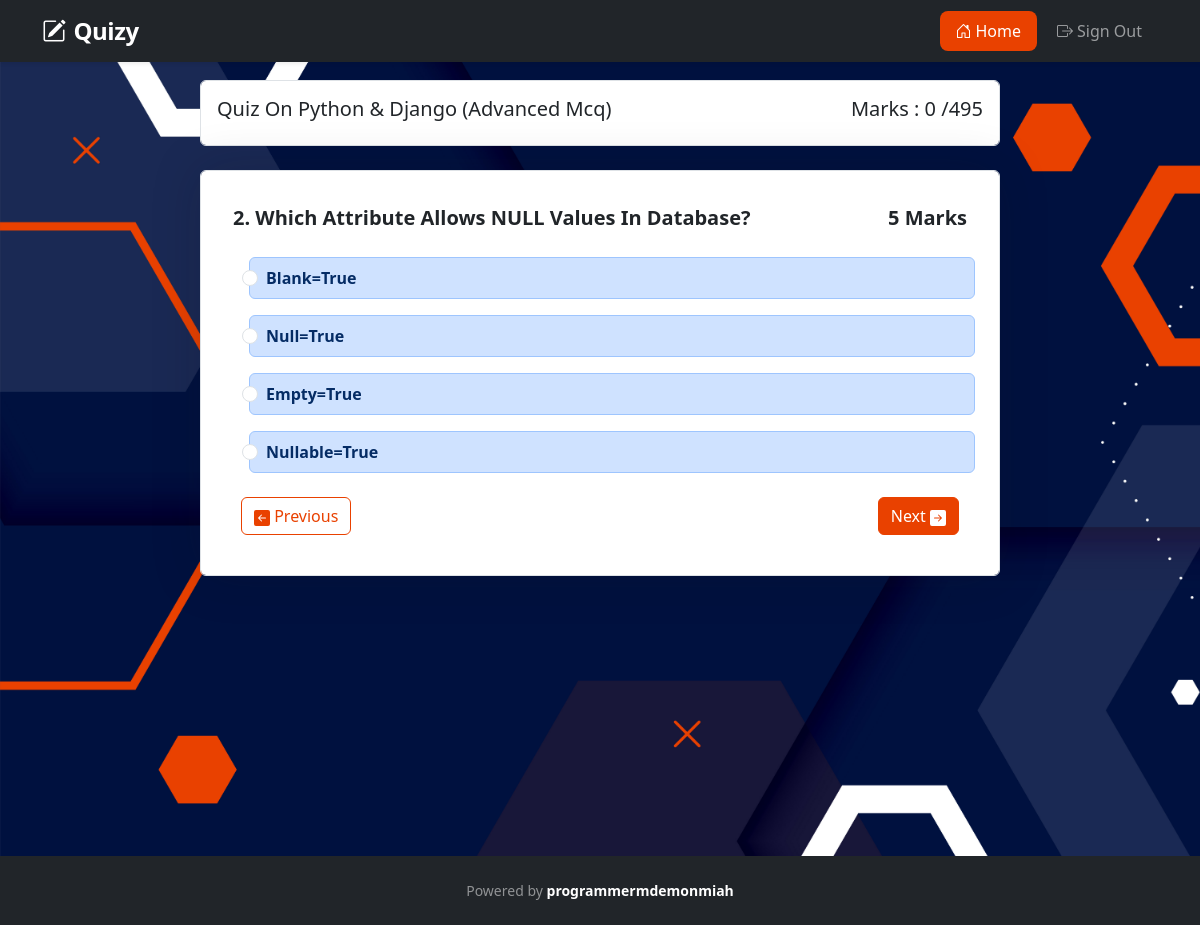
/quiz/python-django-advanced-mcq/?page=2 (signed in), run on the app's committed database.
### home/models.py (models this page shows, shortened)
class BaseModel(models.Model):
    uid = models.UUIDField(primary_key=True,default=uuid4,editable=False)
    created_at = models.DateTimeField(auto_now_add=True)
    updated_at = models.DateTimeField(auto_now=True)
    class Meta:
        abstract = True

class Category(BaseModel):
    name = models.CharField(max_length=100)
    slug = models.SlugField(max_length=120, unique=True, blank=True)
    description  = models.TextField(default='')
    total_marks=models.IntegerField(default=0)
    total_questions=models.IntegerField(default=0)
    image = models.ImageField(upload_to='media/',default=None,null=True,blank=True)
    total_time = models.IntegerField(default=60)
    def save(self, *args, **kwargs):
        if not self.slug:
            self.slug = slugify(self.name)
        super().save(*args, **kwargs)
    def __str__(self) -> str:
        return self.name
    def get_total(self):
        questions= Question.objects.filter(category=self)
        self.total_marks= sum(question.mark for question in questions)
        self.total_questions = len(questions)

class Quiz(BaseModel):
    status_choice = (
        ('no','no'),
        ('yes','yes'),
        ('incomplete','incomplete'),
    )
    user = models.ForeignKey(User,on_delete=models.CASCADE)
    category = models.ForeignKey(Category,on_delete=models.CASCADE,related_name='quiz',default=None)
    given_question = models.ManyToManyField(GivenQuizQuestions,blank=True)
    marks = models.IntegerField(default=0)
    total_marks=models.IntegerField(default=0)
    status = models.CharField(max_length=10,blank=True,default='no',null=True)
    start_time = models.DateTimeField(auto_now_add=True)
    end_time = models.DateTimeField(blank=True,null=True)
    def calculateMarks(self):
        marks = 0
        for i in self.given_question.all():
            if i.answer.is_correct:
                marks += i.question.mark
        self.marks = marks
    def save(self, *args, **kwargs):
        is_new = self.pk is None
        if not is_new and not self.end_time and self.start_time:
            self.end_time = self.start_time + timedelta(minutes=self.category.total_time)
        if not is_new:
            self.calculateMarks()
        super().save(*args, **kwargs)
        if is_new:
            self.refresh_from_db(fields=['start_time'])
            self.end_time = self.start_time + timedelta(minutes=self.category.total_time)
            self.calculateMarks()
            super().save(update_fields=['end_time', 'marks'])

class Question(BaseModel):
    category = models.ForeignKey(Category,on_delete=models.CASCADE,related_name='questions')
    question = models.TextField()
    mark = models.IntegerField(default=5)
    class Meta:
        ordering = ['uid']

class Answer(BaseModel):
    question = models.ForeignKey(Question,on_delete=models.CASCADE,related_name='answers')
    answer= models.TextField()
    is_correct = models.BooleanField(default=False)
    class Meta:
        ordering = ['uid']

### home/views.py (the view)
# urls.py: path('quiz/',quiz,name="quiz"),
@login_required
def quiz(request, category_slug=None):
    try:
        if category_slug:
            category = Category.objects.get(slug=category_slug)
            quiz = Quiz.objects.get(user=request.user, category=category)
            questions = Question.objects.filter(category=category)
        else:
            category_name = request.GET.get('category')
            category = Category.objects.get(slug=category_name) if category_name else None
            quiz = Quiz.objects.get(user=request.user, category=category) if category else None
            questions = Question.objects.filter(category=category) if category else Question.objects.all()
        if quiz:
            quiz.calculateMarks()
            quiz.category.get_total()
            quiz.save()
            quiz.category.save()
        p = Paginator(questions, 1)
        page_no = request.GET.get('page')
        if not page_no:
            page_no = 1
        try:
            page_obj = p.get_page(page_no)
        except:
            page_obj = p.get_page(1)
        context = {'page_obj': page_obj, 'category': category,
                   'quiz': quiz, 'homeactive': True}
        return render(request, 'home/quiz.html', context)
    except Exception as e:
        return HttpResponse("Something Went Wrong --->")

### templates/home/quiz.html (shortened to what this page needs)
{% extends 'layout/base.html' %}
{% load static %}
{% block css %}
<link rel="stylesheet" href="{% static 'css/quiz.css' %}">
{% endblock css %}
{% block body %}
<div class='col-md-8  mx-auto  '>
    <div class="mb-4 fw-semibold text-center  d-flex justify-content-between form-control p-3 text-dark">
        <h5> Quiz On {{category|title}}</h5>
        <h5>Marks : <span id="marks">
                {{quiz.marks}}
            </span>/{{quiz.category.total_marks}}</h5>
    </div>
    {% for question in page_obj.object_list %}
    <form action="" class="mt-4 p-4 text-capitalize form-control box_shadow">
        <div class="fw-bold text-center fs-5 d-flex justify-content-between  p-2">
            <span id="{{question.uid}}" class="questionP">{{page_obj.number}}. {{question.question}}</span>
            <span>{{question.mark}} Marks</span>
        </div>
        <div class="form-check">
            {% for answer in question.answers.all %}
            <ul class="list-group">
                <li class="list-group-item list-group-item-action list-group-item-primary mt-3 answerList">
                    <input class="form-check-input me-1 answerInput" value='{{answer.answer}}' type="radio"
                        id="{{answer.uid}}" name="answerInput">
                    <label class="form-check-label d-block fw-semibold" for="{{answer.uid}}">
                        {{answer.answer}}</label>
                </li>
            </ul>
            {% endfor %}
        </div>
        <div class="mt-2 p-3 d-flex justify-content-between">
            {% if page_obj.has_previous %}
            <a class="btn btn-outline-primary" href="{% url 'quiz_by_slug' category.slug %}?page={{page_obj.previous_page_number}}">
                Previous
            </a>
            {% endif %}
            {% if page_obj.has_next %}
            <a class="btn btn-primary " href="{% url 'quiz_by_slug' category.slug %}?page={{page_obj.next_page_number}}">Next
            </a>
            {% endif %}
        </div>
    </form>
    {% endfor %}
</div>
{% endblock body %}

### static/css/utils.css (style rules this page uses)
.box_shadow { box-shadow: 0px 0px 50px 0px rgba(17, 17, 26, 0.18); }
.btn-primary { background-color: #e94100 !important; border: 1px solid #e94100; transition:all .3s ease-in-out; }
.btn-outline-primary { color: #e94100; border:1px solid #e94100; transition:all .3s ease-in-out; }

### static/css/base.css (style rules this page uses)
html,body,.background_div { height: 100%; }

### static/css/quiz.css (style rules this page uses)
.form-check-label { cursor: pointer; }
.answerList { transition: all .3s ease-in-out; }

### data on the page
Category: name "Python & Django (Advanced Mcq)"
Quiz: marks "0", category.total_marks "495"
Question: number "2", question "Which Attribute Allows NULL Values In Database?", mark "5"
Answer: answer "Blank=True"
Answer: answer "Null=True"
Answer: answer "Empty=True"
Answer: answer "Nullable=True"
